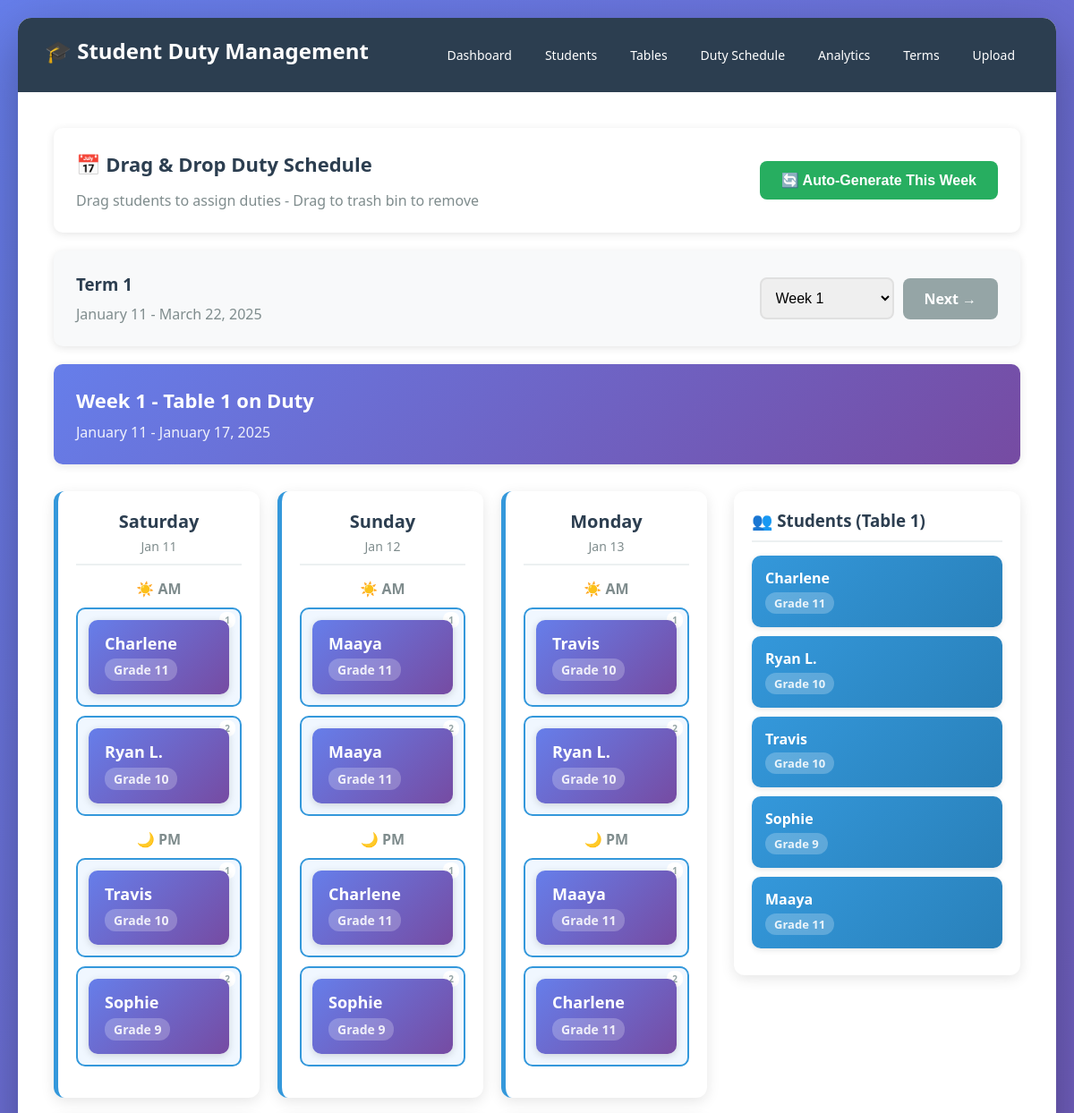
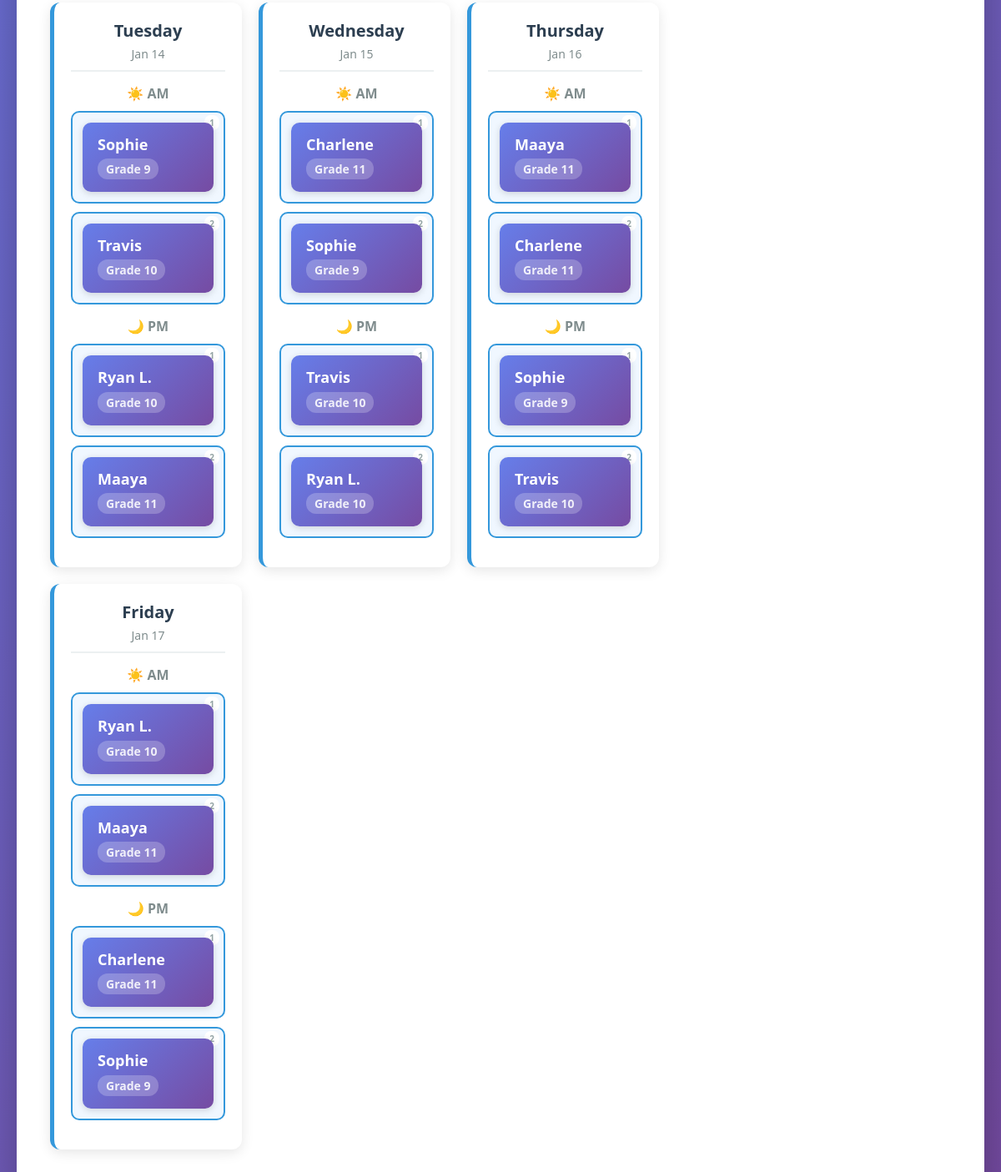
Screenshot of /duty_schedule with the database file from the repository (2 pictures, top to bottom).
### app.py (models this page shows, shortened)
class Term(db.Model):
    id = db.Column(db.Integer, primary_key=True)
    name = db.Column(db.String(100), nullable=False)
    start_date = db.Column(db.Date, nullable=False)
    end_date = db.Column(db.Date, nullable=False)
    weeks = db.Column(db.Integer, nullable=False)
    is_active = db.Column(db.Boolean, default=True)
    created_at = db.Column(db.DateTime, default=datetime.utcnow)
    weekly_assignments = db.relationship('WeeklyDutyAssignment', backref='term', lazy=True, cascade='all, delete-orphan')

class WeeklyDutyAssignment(db.Model):
    id = db.Column(db.Integer, primary_key=True)
    term_id = db.Column(db.Integer, db.ForeignKey('term.id'), nullable=False)
    week_number = db.Column(db.Integer, nullable=False)
    table_number = db.Column(db.Integer, nullable=False)
    start_date = db.Column(db.Date, nullable=False)
    end_date = db.Column(db.Date, nullable=False)
    daily_duties = db.relationship('DailyDuty', backref='weekly_assignment', lazy=True, cascade='all, delete-orphan')

class DailyDuty(db.Model):
    id = db.Column(db.Integer, primary_key=True)
    weekly_assignment_id = db.Column(db.Integer, db.ForeignKey('weekly_duty_assignment.id'), nullable=False)
    date = db.Column(db.Date, nullable=False)
    shift = db.Column(db.String(2), nullable=False)  # 'AM' or 'PM'
    student1_id = db.Column(db.Integer, db.ForeignKey('student.id'), nullable=True)
    student2_id = db.Column(db.Integer, db.ForeignKey('student.id'), nullable=True)
    student1 = db.relationship('Student', foreign_keys=[student1_id])
    student2 = db.relationship('Student', foreign_keys=[student2_id])

class Student(db.Model):
    id = db.Column(db.Integer, primary_key=True)
    student_id = db.Column(db.String(20), unique=True, nullable=False)
    full_name = db.Column(db.String(100), nullable=False)
    grade = db.Column(db.Integer)
    gender = db.Column(db.String(10))
    country = db.Column(db.String(50))
    table_number = db.Column(db.Integer)
    created_at = db.Column(db.DateTime, default=datetime.utcnow)
    duty_assignments = db.relationship('DutyAssignment', backref='student', lazy=True)

### app.py (the view)
@app.route('/duty_schedule')
def duty_schedule():
    terms = Term.query.order_by(Term.start_date.desc()).all()
    active_term = Term.query.filter_by(is_active=True).first()
    week_num = request.args.get('week', type=int, default=1)
    term_id = request.args.get('term', type=int)
    if term_id:
        selected_term = Term.query.get(term_id)
    else:
        selected_term = active_term
    if not selected_term:
        return render_template('duty_schedule.html', terms=terms, selected_term=None, week_data=None)
    weekly_assignment = WeeklyDutyAssignment.query.filter_by(
        term_id=selected_term.id,
        week_number=week_num
    ).first()
    week_data = None
    if weekly_assignment:
        daily_duties = DailyDuty.query.filter_by(
            weekly_assignment_id=weekly_assignment.id
        ).order_by(DailyDuty.date, DailyDuty.shift).all()
        duties_by_day = {}
        for duty in daily_duties:
            day_key = duty.date.strftime('%Y-%m-%d')
            if day_key not in duties_by_day:
                duties_by_day[day_key] = {'date': duty.date, 'AM': None, 'PM': None}
            duties_by_day[day_key][duty.shift] = duty
        week_data = {
            'weekly_assignment': weekly_assignment,
            'duties_by_day': duties_by_day,
            'sorted_dates': sorted(duties_by_day.keys())
        }
    return render_template('duty_schedule.html',
                         terms=terms,
                         selected_term=selected_term,
                         current_week=week_num,
                         week_data=week_data)

### templates/duty_schedule.html (shortened to what this page needs)
{% extends "base.html" %}
{% block content %}
<div class="card">
    <div style="display: flex; justify-content: space-between; align-items: center;">
        <div>
            <h2>📅 Drag & Drop Duty Schedule</h2>
            <p style="color: #7f8c8d; margin-top: 5px;">Drag students to assign duties - Drag to trash bin to remove</p>
        </div>
        {% if selected_term and week_data %}
        <button onclick="regenerateWeek()" class="btn btn-success">
            🔄 Auto-Generate This Week
        </button>
        {% endif %}
    </div>
</div>
{% if not selected_term %}
<div class="card" style="margin-top: 20px; text-align: center; padding: 60px; background: #fff3cd; border-left: 4px solid #ffc107;">
    <h3 style="color: #856404; margin-bottom: 15px;">⚠️ No Active Term</h3>
    <p style="color: #856404; margin-bottom: 25px;">Create a term and generate a schedule to start assigning duties</p>
    <a href="{{ url_for('manage_terms') }}" class="btn btn-primary">Go to Terms</a>
</div>
{% else %}
<div class="card" style="margin-top: 20px; background: #f8f9fa;">
    <div style="display: flex; justify-content: space-between; align-items: center; flex-wrap: wrap; gap: 15px;">
        <div>
            <h3 style="color: #2c3e50; margin-bottom: 10px;">{{ selected_term.name }}</h3>
            <p style="color: #7f8c8d; margin: 0;">
                {{ selected_term.start_date.strftime('%B %d') }} - {{ selected_term.end_date.strftime('%B %d, %Y') }}
            </p>
        </div>
        <div style="display: flex; gap: 10px; align-items: center;">
            <select onchange="window.location.href='?term={{ selected_term.id }}&week=' + this.value"
                    class="form-control" style="width: 150px;">
                {% for w in range(1, selected_term.weeks + 1) %}
                <option value="{{ w }}" {% if w == current_week %}selected{% endif %}>Week {{ w }}</option>
                {% endfor %}
            </select>
            {% if current_week < selected_term.weeks %}
            <a href="?term={{ selected_term.id }}&week={{ current_week + 1 }}" class="btn btn-secondary">Next →</a>
            {% endif %}
        </div>
    </div>
</div>
{% if week_data %}
<div class="card" style="margin-top: 20px; background: linear-gradient(135deg, #667eea 0%, #764ba2 100%); color: white;">
    <h2 style="color: white; margin-bottom: 10px;">Week {{ week_data.weekly_assignment.week_number }} - Table {{ week_data.weekly_assignment.table_number }} on Duty</h2>
    <p style="opacity: 0.9;">
        {{ week_data.weekly_assignment.start_date.strftime('%B %d') }} - {{ week_data.weekly_assignment.end_date.strftime('%B %d, %Y') }}
    </p>
</div>
<div style="display: grid; grid-template-columns: 1fr 320px; gap: 30px; margin-top: 30px;">
    <div>
        <div class="days-grid">
        {% for date_str in week_data.sorted_dates %}
        {% set day_data = week_data.duties_by_day[date_str] %}
        {% set am_duty = day_data.AM %}
        {% set pm_duty = day_data.PM %}
        <div class="day-box">
            <div class="day-header">
                {{ day_data.date.strftime('%A') }}
                <span class="day-date">{{ day_data.date.strftime('%b %d') }}</span>
            </div>
            <div class="shift-section am-shift">
                <div class="shift-label">☀️ AM</div>
                <div class="duty-slots">
                    <div class="duty-slot {% if am_duty and am_duty.student1 %}filled{% endif %}"
                         data-duty-id="{{ am_duty.id if am_duty else '' }}"
                         data-slot="student1"
                         ondrop="drop(event)"
                         ondragover="allowDrop(event)"
                         ondragenter="dragEnter(event)"
                         ondragleave="dragLeave(event)">
                        <span class="slot-label">1</span>
                        {% if am_duty and am_duty.student1 %}
                        <div class="student-card"
                             draggable="true"
                             ondragstart="dragStart(event)"
                             ondragend="dragEnd(event)"
                             data-student-id="{{ am_duty.student1.id }}"
                             data-duty-id="{{ am_duty.id }}"
                             data-slot="student1">
                            <div class="student-name">{{ am_duty.student1.full_name }}</div>
                            <div class="student-grade">
                                {% if am_duty.student1.grade %}
                                <span class="grade-badge">Grade {{ am_duty.student1.grade }}</span>
                                {% else %}
                                <span class="grade-badge">No Grade</span>
                                {% endif %}
                            </div>
                        </div>
                        {% endif %}
                    </div>
                    <div class="duty-slot {% if am_duty and am_duty.student2 %}filled{% endif %}"
                         data-duty-id="{{ am_duty.id if am_duty else '' }}"
                         data-slot="student2"
                         ondrop="drop(event)"
                         ondragover="allowDrop(event)"
                         ondragenter="dragEnter(event)"
                         ondragleave="dragLeave(event)">
                        <span class="slot-label">2</span>
                        {% if am_duty and am_duty.student2 %}
                        <div class="student-card"
                             draggable="true"
                             ondragstart="dragStart(event)"
                             ondragend="dragEnd(event)"
                             data-student-id="{{ am_duty.student2.id }}"
                             data-duty-id="{{ am_duty.id }}"
                             data-slot="student2">
                            <div class="student-name">{{ am_duty.student2.full_name }}</div>
                            <div class="student-grade">
                                {% if am_duty.student2.grade %}
                                <span class="grade-badge">Grade {{ am_duty.student2.grade }}</span>
                                {% else %}
                                <span class="grade-badge">No Grade</span>
                                {% endif %}
                            </div>
                        </div>
                        {% endif %}
                    </div>
                </div>
            </div>
            <div class="shift-section pm-shift">
                <div class="shift-label">🌙 PM</div>
                <div class="duty-slots">
                    <div class="duty-slot {% if pm_duty and pm_duty.student1 %}filled{% endif %}"
                         data-duty-id="{{ pm_duty.id if pm_duty else '' }}"
                         data-slot="student1"
                         ondrop="drop(event)"
                         ondragover="allowDrop(event)"
                         ondragenter="dragEnter(event)"
                         ondragleave="dragLeave(event)">
                        <span class="slot-label">1</span>
                        {% if pm_duty and pm_duty.student1 %}
                        <div class="student-card"
                             draggable="true"
                             ondragstart="dragStart(event)"
                             ondragend="dragEnd(event)"
                             data-student-id="{{ pm_duty.student1.id }}"
                             data-duty-id="{{ pm_duty.id }}"
                             data-slot="student1">
                            <div class="student-name">{{ pm_duty.student1.full_name }}</div>
                            <div class="student-grade">
                                {% if pm_duty.student1.grade %}
                                <span class="grade-badge">Grade {{ pm_duty.student1.grade }}</span>
                                {% else %}
                                <span class="grade-badge">No Grade</span>
                                {% endif %}
                            </div>
                        </div>
                        {% endif %}
                    </div>
                    <div class="duty-slot {% if pm_duty and pm_duty.student2 %}filled{% endif %}"
                         data-duty-id="{{ pm_duty.id if pm_duty else '' }}"
                         data-slot="student2"
                         ondrop="drop(event)"
                         ondragover="allowDrop(event)"
                         ondragenter="dragEnter(event)"
                         ondragleave="dragLeave(event)">
                        <span class="slot-label">2</span>
                        {% if pm_duty and pm_duty.student2 %}
                        <div class="student-card"
                             draggable="true"
                             ondragstart="dragStart(event)"
                             ondragend="dragEnd(event)"
                             data-student-id="{{ pm_duty.student2.id }}"
                             data-duty-id="{{ pm_duty.id }}"
                             data-slot="student2">
                            <div class="student-name">{{ pm_duty.student2.full_name }}</div>
                            <div class="student-grade">
                                {% if pm_duty.student2.grade %}
                                <span class="grade-badge">Grade {{ pm_duty.student2.grade }}</span>
                                {% else %}
                                <span class="grade-badge">No Grade</span>
                                {% endif %}
                            </div>
                        </div>
                        {% endif %}
                    </div>
                </div>
            </div>
        </div>
        {% endfor %}
        </div>
    </div>
    <div>
        <div class="student-pool">
            <h3>👥 Students (Table {{ week_data.weekly_assignment.table_number }})</h3>
            {% set table_students = namespace(items=[]) %}
            {% for date_str in week_data.sorted_dates %}
                {% set day_data = week_data.duties_by_day[date_str] %}
                {% for duty in [day_data.AM, day_data.PM] if duty %}
                    {% if duty.student1 and duty.student1 not in table_students.items %}
                        {% set _ = table_students.items.append(duty.student1) %}
                    {% endif %}
                    {% if duty.student2 and duty.student2 not in table_students.items %}
                        {% set _ = table_students.items.append(duty.student2) %}
                    {% endif %}
                {% endfor %}
            {% endfor %}
            {% for student in table_students.items %}
            <div class="student-pool-item"
                 draggable="true"
                 ondragstart="dragStart(event)"
                 ondragend="dragEnd(event)"
                 data-student-id="{{ student.id }}">
                <div class="student-name">{{ student.full_name }}</div>
                <div class="student-grade">
                    {% if student.grade %}
                    <span class="grade-badge">Grade {{ student.grade }}</span>
                    {% else %}
                    <span class="grade-badge">No Grade</span>
                    {% endif %}
                </div>
            </div>
            {% endfor %}
        </div>
    </div>
</div>
{% endif %}
{% endif %}
{% endblock %}

### rows the page displays
Term: name "Term 1", start_date "January 11", end_date "March 22, 2025", weeks+id "Week 1"
WeeklyDutyAssignment: weekly_assignment.week_number "1", weekly_assignment.table_number "1", weekly_assignment.start_date "January 11", weekly_assignment.end_date "January 17, 2025"
DailyDuty: date "Saturday", date "Jan 11"
Student: student1.full_name "Charlene" "Charlene", student1.grade "11" "11", student1.full_name "Charlene" "Charlene", student1.grade "11" "11", student2.full_name "Charlene", student2.grade "11", student2.full_name "Charlene", student2.grade "11", full_name "Charlene", grade "11"
Student: student2.full_name "Ryan L." "Ryan L.", student2.grade "10" "10", student1.full_name "Ryan L.", student1.grade "10", student2.full_name "Ryan L.", student2.grade "10", student1.full_name "Ryan L.", student1.grade "10", full_name "Ryan L.", grade "10"
Student: student1.full_name "Travis" "Travis", student1.grade "10" "10", student1.full_name "Travis", student1.grade "10", student2.full_name "Travis", student2.grade "10", student2.full_name "Travis", student2.grade "10", full_name "Travis", grade "10"
Student: student2.full_name "Sophie" "Sophie" "Sophie", student2.grade "9" "9" "9", student1.full_name "Sophie", student1.grade "9", student2.full_name "Sophie", student2.grade "9", student1.full_name "Sophie", student1.grade "9", full_name "Sophie", grade "9"
DailyDuty: date "Sunday", date "Jan 12"
Student: student1.full_name "Maaya" "Maaya", student1.grade "11" "11", student2.full_name "Maaya" "Maaya", student2.grade "11" "11", student1.full_name "Maaya", student1.grade "11", student2.full_name "Maaya", student2.grade "11", full_name "Maaya", grade "11"
DailyDuty: date "Monday", date "Jan 13"
DailyDuty: date "Tuesday", date "Jan 14"
DailyDuty: date "Wednesday", date "Jan 15"
DailyDuty: date "Thursday", date "Jan 16"
DailyDuty: date "Friday", date "Jan 17"
